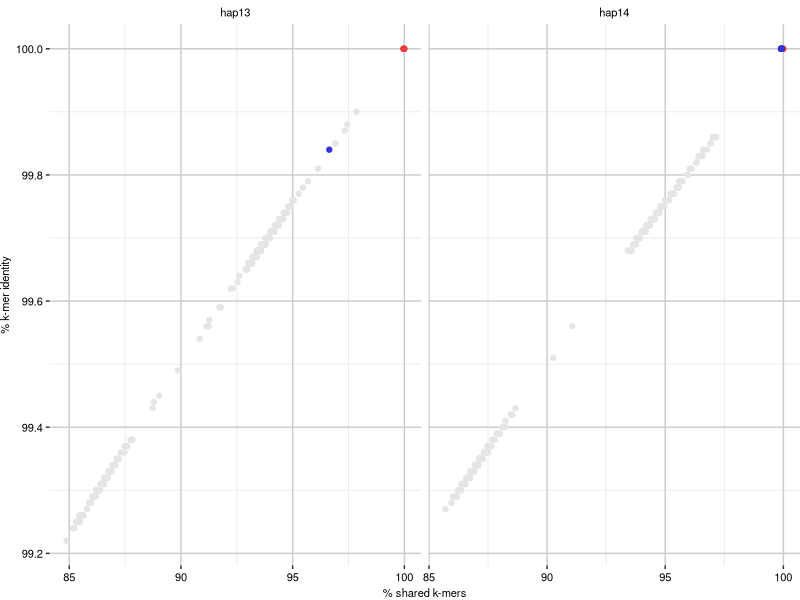

This chart was generated by the following R code: (Note: this script raises an error after producing the figure.)
library(maps)
library(ggplot2)
library(dplyr)

# FigureS8A
data <- read.delim("90TX52_haplotypes_mash.txt", header = TRUE, sep = "\t")

data$haplotype <- as.factor(data$haplotype)

tx_plot <- ggplot(data = data) +
  #plot points
  geom_point(data = data, aes(x = contain, y = ident, color = interest), size = 1.5) +
  #make margins around plot 0
  #scale_x_continuous(expand = c(0,0), breaks = c(99.98, 100)) +
  #scale_y_continuous(expand = c(0.01,0.01), limits = c(NA,100), breaks = c(99.65, 100)) +
  facet_wrap(~ haplotype, scales = "free_x") +
  #set plot labs
  labs(x = "% shared k-mers", y = "% k-mer identity") +
  scale_color_manual(breaks = c("N","1","2"), values = c("grey90","#EC3F3F","#3432DE")) +
  #coord_cartesian(xlim = c(99, 100.001), ylim = c(99, 100.01)) +
  #theme stuff. make plot margins 0 to get closer fit between scatterplot and next plots
  theme(legend.position = "none",
        panel.background = element_blank(),
        panel.grid.major = element_line(color = "grey80"),
        panel.grid.minor = element_line(color = "grey90"),
        axis.text = element_text(size = 8, color = "black"),
        axis.title = element_text(size = 8, color = "black"),
        strip.text = element_text(size = 8, color = "black"),
        strip.background = element_blank(),
        plot.margin = unit(c(0,0,0,0), units = "lines"),
        axis.text.x = element_text(size = 8, angle = 0, vjust = 1, hjust = 0.5, color = "black"),
  ) 


ggsave("FigureS8A.tiff", tx_plot, device = "tiff", width = 7, height = 2, units = "in")


# FigureS8D
usdat <- map_data("state") %>%
  select(lon = long, lat, group, region)

usmap <- ggplot(data= dat, aes(x = lon, y = lat, group = group)) +
  geom_polygon(data = dat, fill = "grey90", color = "grey70") +
  geom_polygon(data = usdat, fill = "grey90", color = "grey70") +
  geom_polygon(data = usdat[usdat$region == "texas",], fill = "grey10", color = "black", alpha = 0.5) +
  geom_polygon(data = usdat[usdat$region == "minnesota",], fill = "grey10", color = "black", alpha = 0.5) +
  geom_polygon(data = usdat[usdat$region == "kansas",], fill = "grey10", color = "black", alpha = 0.5) +
  geom_polygon(data = usdat[usdat$region == "florida",], fill = "grey50", color = "black", alpha = 0.5) +
  geom_polygon(data = usdat[usdat$region == "louisiana",], fill = "grey50", color = "black", alpha = 0.5) +
  theme_void() +
  coord_cartesian(xlim = c(-125,-65), ylim = c(25,50))

ggsave("FigureS8D_map.tiff", usmap, device = "tiff", width = 7, height = 4, units = "in", dpi = 600)
